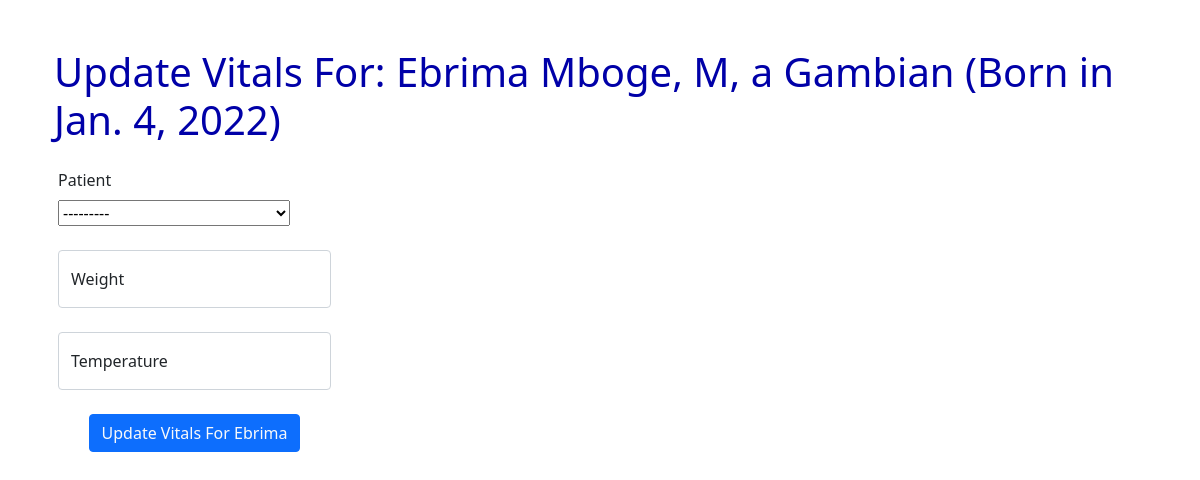
Screenshot of /vitals/update/1 (signed in) with the database file from the repository.
### hmsApp/models.py (models this page shows, shortened)
class SoftDelete(models.Model):
    is_deleted = models.BooleanField(default=False)
    class Meta:
        abstract = True

class PatientVitals(SoftDelete):
    bio = models.ForeignKey(PatientBio, on_delete=models.CASCADE)
    temperature = models.IntegerField(verbose_name="Temperature")
    weight = models.IntegerField(verbose_name="Weight")

class PatientBio(SoftDelete):
    gender_choices = [
        ('M', 'Male'),
        ('F', 'Female'),
    ]
    firstname = models.CharField(max_length=200, verbose_name="Patient First Name")
    lastname = models.CharField(max_length=200, verbose_name="Patient Last Name")
    dob = models.DateField(verbose_name="Date of Birth")
    gender = models.CharField(max_length=200, choices = gender_choices, verbose_name="Gender")
    nationality = models.CharField(max_length=200, verbose_name="Nationality")
    def __str__(self):
        return self.firstname + " " + self.lastname + " " + str(self.dob)

### hmsApp/views.py (the view)
# urls.py: path('vitals/update/<bio_id>', views.patientVitalsUpdate, name='vitals-update'),
@login_required
def patientVitalsUpdate(request, bio_id):
    vitals = PatientVitals.objects.get(pk=bio_id)
    form = PatientVitalsForm(request.POST, instance=vitals)
    if form.is_valid():
        weight = form.cleaned_data['weight']
        temperature = form.cleaned_data['temperature']
        vitals.weight =weight
        vitals.temperature =temperature
        vitals.save()
        msg = messages.success(request, "Patient Vitals Updated Successfully")
        return redirect(to='vitals')
    else:
        form = PatientVitalsForm(request.POST)
        messages.error(request, "Vitals Not Updated")
    context = {
        'form': form,
        'vitals': vitals,
    }
    return render(request, 'hmsApp/nurse-update.html', context)

### hmsApp/forms.py
class PatientVitalsForm(forms.ModelForm):
    class Meta:
        model = PatientVitals
        fields = ['bio', 'temperature', 'weight']
        widgets = {
            'temperature': NumberInput(attrs={'class': 'form-control', 'placeholder':'Patient Temperature(Degrees Celsius)'}),
            'weight': NumberInput(attrs={'class': 'form-control', 'placeholder':'Patient Weight'})
        }

### hmsApp/templates/hmsApp/nurse-update.html (shortened to what this page needs)
{% extends "hmsApp/base.html" %}
{% block content %}
    <div class="container">
        <div class="row mt-5">
            <h1 class="ps-4">Update Vitals For: {{ vitals.bio.firstname }} {{ vitals.bio.lastname }}, {{ vitals.bio.gender }}, a {{ vitals.bio.nationality}} (Born in {{ vitals.bio.dob}})</h1>
        </div>
        <div class="row">
            <div class="w-50">
                <form action="" method="POST" class="w-50 ms-3 me-auto mt-3">
                    <div class="mb-4">
                        <label for="bio" class="form-label me-2">Patient</label>
                        {{ form.bio }}
                    </div>
                    <div class="form-floating mb-4">
                        {{ form.weight }}
                        <label for="floatingInput">Weight</label>
                    </div>
                    <div class="form-floating mb-4">
                        {{ form.temperature }}
                        <label for="floatingInput">Temperature</label>
                    </div>
                    <div class="d-grid justify-content-center mb-4">
                        <button type="submit" class="btn btn-primary text-light">Update Vitals For {{vitals.bio.firstname}}</button>
                    </div>
                </form>
            </div>
        </div>
    </div>
{% endblock content %}

### rows the page displays
PatientVitals: bio.firstname "Ebrima", bio.lastname "Mboge", bio.gender "M", bio.nationality "Gambian", bio.dob "Jan. 4, 2022"
